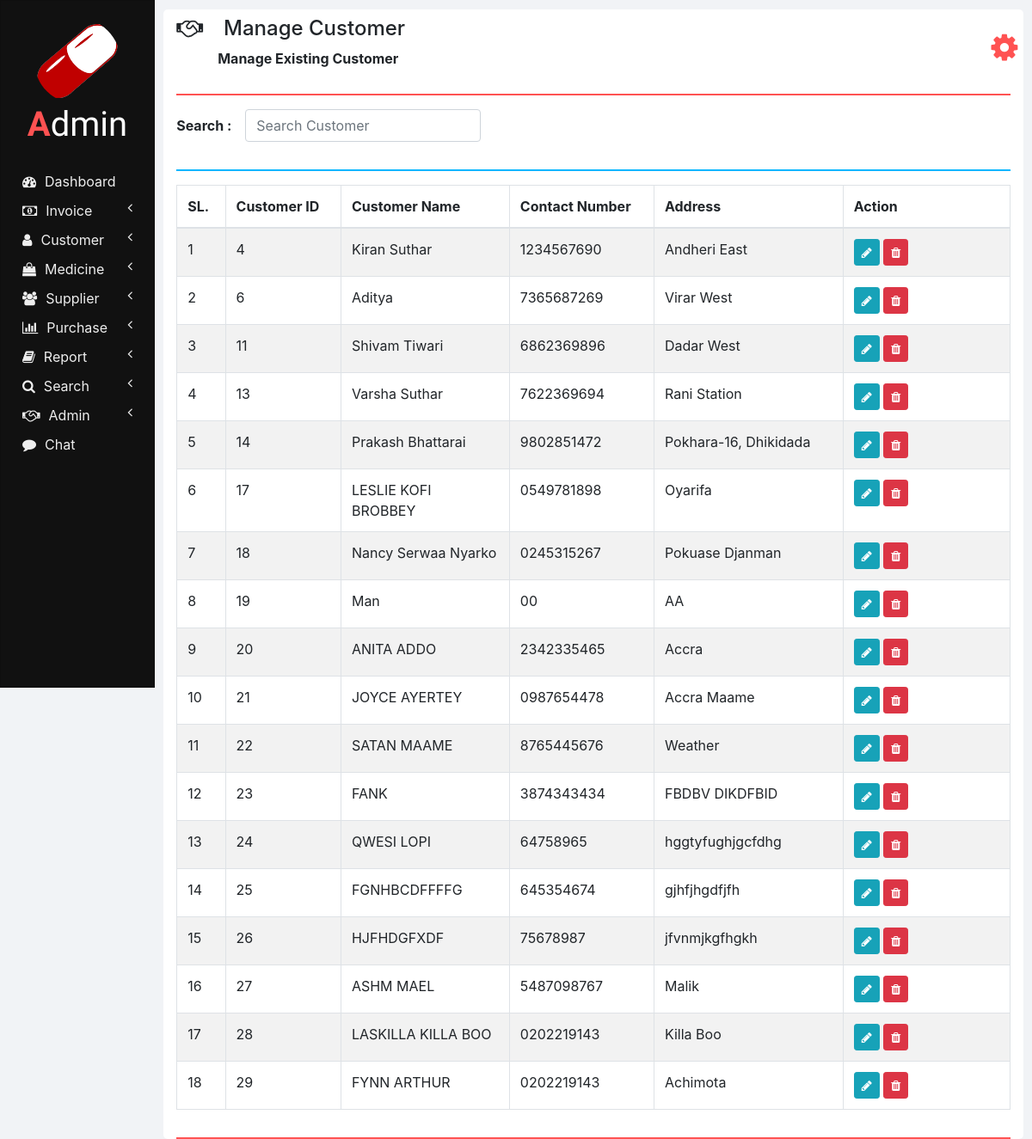
Page /manage_customer.php (signed in) on the committed database.
### tables this page shows
CREATE TABLE `customers`  (
  `ID` int(11) NOT NULL AUTO_INCREMENT,
  `NAME` varchar(20) NOT NULL,
  `CONTACT_NUMBER` varchar(10) NOT NULL,
  `ADDRESS` varchar(100) NOT NULL,
  `DOCTOR_NAME` varchar(20) NOT NULL,
  `DOCTOR_ADDRESS` varchar(100) NOT NULL,
  `USERID` int(11) NULL DEFAULT NULL,
  `USERNAME` varchar(50) NULL DEFAULT NULL,
  `EMAIL` varchar(30) NULL DEFAULT NULL,
  `GENDER` varchar(10) NULL DEFAULT NULL,
  `PASSWORD` varchar(255) NULL DEFAULT NULL,
  `IMAGE` varchar(255) NULL DEFAULT NULL,
  `DATE` datetime NULL DEFAULT NULL ON UPDATE CURRENT_TIMESTAMP,
  PRIMARY KEY (`ID`) USING BTREE
);

### php/manage_customer.php (the view, shortened to what this page needs)
<?php
  function showCustomers($id) {
    require "db_connection.php";
    if($con) {
      $seq_no = 0;
      $query = "SELECT * FROM customers";
      $result = mysqli_query($con, $query);
      while($row = mysqli_fetch_array($result)) {
        $seq_no++;
        if($row['ID'] == $id)
          showEditOptionsRow($seq_no, $row);
        else
          showCustomerRow($seq_no, $row);
      }
    }
  }
  function showCustomerRow($seq_no, $row) {
    ?>
    <tr>
      <td><?php echo $seq_no; ?></td>
      <td><?php echo $row['ID'] ?></td>
      <td><?php echo $row['NAME']; ?></td>
      <td><?php echo $row['CONTACT_NUMBER']; ?></td>
      <td><?php echo $row['ADDRESS']; ?></td>
      <td>
        <button href="" class="btn btn-info btn-sm" onclick="editCustomer(<?php echo $row['ID']; ?>);">
          <i class="fa fa-pencil"></i>
        </button>
        <button class="btn btn-danger btn-sm" onclick="deleteCustomer(<?php echo $row['ID']; ?>);">
          <i class="fa fa-trash"></i>
        </button>
      </td>
    </tr>
    <?php
  }
  ?>

### css/sidenav.css (style rules this page uses)
body { background-color: #f1f3f6; }
.sidenav { width: 15%; height: 100vh; background-color: #222222; position: fixed; z-index: 1; flex: 1 0 auto; }
.card { width: 100%; height: 100%; top: 0; border-radius: 0; background-color: #111111; }
.logo .logo-caption { font-family: 'Poiret One', cursive; color: #ffffff; text-align: center; margin-bottom: 25px; }
.logo .profile { margin-left: 50%; border-radius: 50%; transform: translate(-50%); }
.logo .tweak { color: #ff5252; font-weight: bold; }
.main-menu-item { padding: 5px 5px; cursor: pointer; }
.main-menu-item > a { color: #eeeeee; text-decoration: none; font-size: 16px; }
.main-menu-item > a > span { margin-left: 10px; }

### css/home.css (style rules this page uses)
html, body { height: 100vh; }

### rows in the picture
customers: seq_no "1", ID "4", NAME "Kiran Suthar", CONTACT_NUMBER "1234567690", ADDRESS "Andheri East"
customers: seq_no "2", ID "6", NAME "Aditya", CONTACT_NUMBER "7365687269", ADDRESS "Virar West"
customers: seq_no "3", ID "11", NAME "Shivam Tiwari", CONTACT_NUMBER "6862369896", ADDRESS "Dadar West"
customers: seq_no "4", ID "13", NAME "Varsha Suthar", CONTACT_NUMBER "7622369694", ADDRESS "Rani Station"
customers: seq_no "5", ID "14", NAME "Prakash Bhattarai", CONTACT_NUMBER "9802851472", ADDRESS "Pokhara-16, Dhikidada"
customers: seq_no "6", ID "17", NAME "LESLIE KOFI BROBBEY", CONTACT_NUMBER "0549781898", ADDRESS "Oyarifa"
customers: seq_no "7", ID "18", NAME "Nancy Serwaa Nyarko", CONTACT_NUMBER "0245315267", ADDRESS "Pokuase Djanman"
customers: seq_no "8", ID "19", NAME "Man", CONTACT_NUMBER "00", ADDRESS "AA"
customers: seq_no "9", ID "20", NAME "ANITA ADDO", CONTACT_NUMBER "2342335465", ADDRESS "Accra"
customers: seq_no "10", ID "21", NAME "JOYCE AYERTEY", CONTACT_NUMBER "0987654478", ADDRESS "Accra Maame"
customers: seq_no "11", ID "22", NAME "SATAN MAAME", CONTACT_NUMBER "8765445676", ADDRESS "Weather"
customers: seq_no "12", ID "23", NAME "FANK", CONTACT_NUMBER "3874343434", ADDRESS "FBDBV DIKDFBID"
customers: seq_no "13", ID "24", NAME "QWESI LOPI", CONTACT_NUMBER "64758965", ADDRESS "hggtyfughjgcfdhg"
customers: seq_no "14", ID "25", NAME "FGNHBCDFFFFG", CONTACT_NUMBER "645354674", ADDRESS "gjhfjhgdfjfh"
customers: seq_no "15", ID "26", NAME "HJFHDGFXDF", CONTACT_NUMBER "75678987", ADDRESS "jfvnmjkgfhgkh"
customers: seq_no "16", ID "27", NAME "ASHM MAEL", CONTACT_NUMBER "5487098767", ADDRESS "Malik"
customers: seq_no "17", ID "28", NAME "LASKILLA KILLA BOO", CONTACT_NUMBER "0202219143", ADDRESS "Killa Boo"
customers: seq_no "18", ID "29", NAME "FYNN ARTHUR", CONTACT_NUMBER "0202219143", ADDRESS "Achimota"

### other values in the picture
$heading "Manage Customer"
$sub_heading "Manage Existing Customer"
